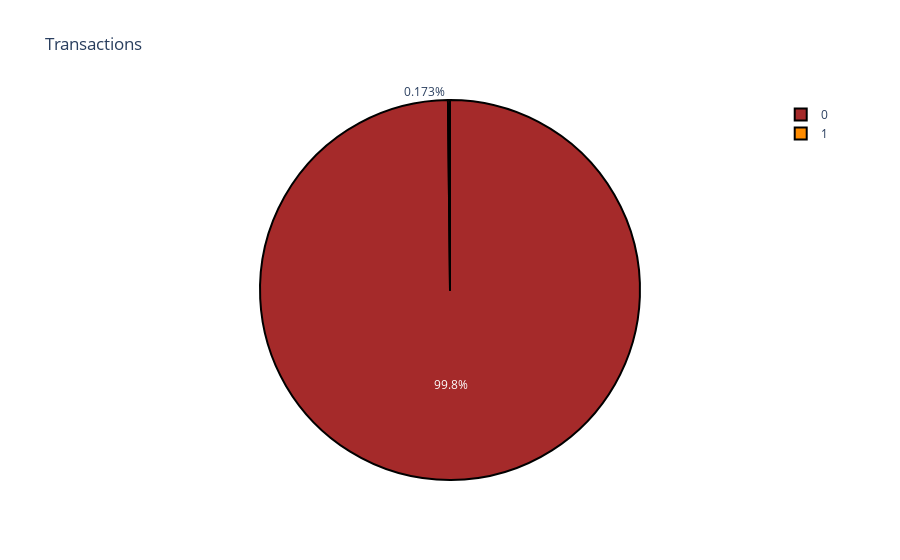

Write notebook code for a chart like this one.
### Code cell
dist = credit["Class"].value_counts()
colors = ["brown", "darkorange"]
trace = go.Pie(values=(np.array(dist)),labels=dist.index)
layout = go.Layout(title="Transactions")
data = [trace]
fig = go.Figure(trace,layout)
fig.update_traces(marker=dict(colors=colors, line=dict(color='#000000', width=2)))
fig.show()

### Figure 1 — Plotly figure (JSON) as saved in the notebook; plotly's stock layout.template omitted (floating-point values rounded to 4 significant figures)
{"data": [{"labels": [0, 1], "marker": {"colors": ["brown", "darkorange"], "line": {"color": "#000000", "width": 2}}, "type": "pie", "values": [284315, 492]}], "layout": {"title": {"text": "Transactions"}}}
